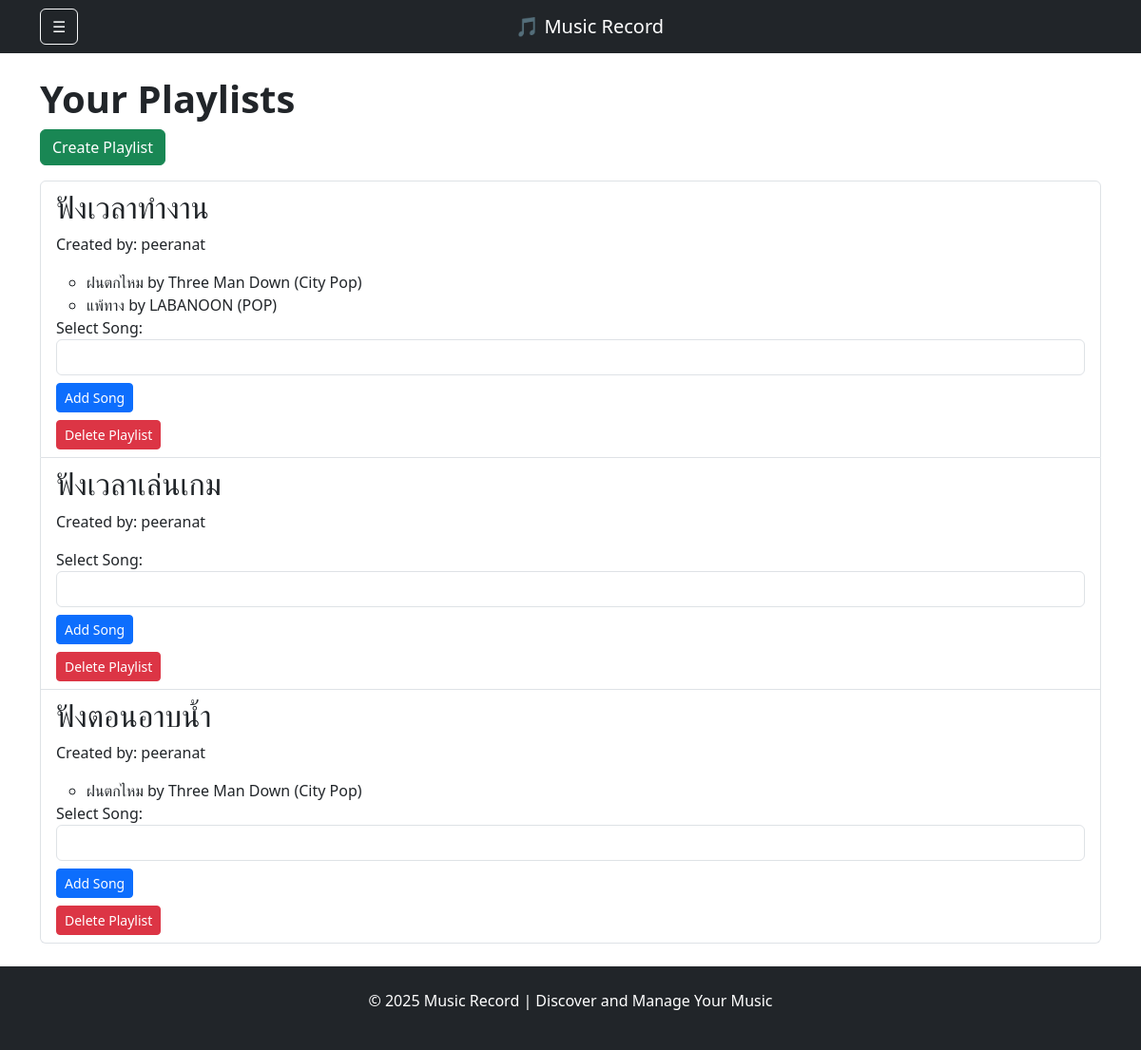
Page /playlists (signed in) on the committed database.
### app/models.py (models this page shows)
class Playlist(db.Model):
    id = db.Column(db.Integer, primary_key=True)
    name = db.Column(db.String(100), nullable=False)
    user_id = db.Column(db.Integer, db.ForeignKey('user.id'), nullable=False)
    songs = db.relationship('Song', secondary=playlist_song, back_populates='playlists')

class User(db.Model, UserMixin):
    id = db.Column(db.Integer, primary_key=True)
    username = db.Column(db.String(50), unique=True, nullable=False)
    password = db.Column(db.String(100), nullable=False)
    favorite_genre = db.Column(db.String(50))  # เพิ่มฟิลด์แนวเพลงที่ชอบ
    playlists = db.relationship('Playlist', backref='user', lazy=True)

class Song(db.Model):
    id = db.Column(db.Integer, primary_key=True)
    title = db.Column(db.String(100), nullable=False)
    artist = db.Column(db.String(100), nullable=False)
    genre = db.Column(db.String(50), nullable=False)
    image_url = db.Column(db.String(255))  # URL รูปภาพของเพลง
    playlists = db.relationship('Playlist', secondary=playlist_song, back_populates='songs')

### app/routes.py (the view)
@playlist_routes.route('/playlists')
@login_required
def playlists():
    playlists = Playlist.query.filter_by(user_id=current_user.id).all()
    return render_template('playlists.html', playlists=playlists)

### app/models.py (called while the page is built)
@login_manager.user_loader
def load_user(user_id):
    return User.query.get(int(user_id))

### app/templates/playlists.html (shortened to what this page needs)
{% extends "base.html" %}
{% block content %}
<h1><strong>Your Playlists</strong></h1>
<a href="{{ url_for('playlist.create_playlist') }}" class="btn btn-success mb-3">Create Playlist</a>
<ul class="list-group">
    {% for playlist in playlists %}
    <li class="list-group-item">
        <h2>{{ playlist.name }}</h2>
        <p>Created by: {{ playlist.user.username }}</p>
        <ul>
            {% for song in playlist.songs %}
            <li>{{ song.title }} by {{ song.artist }} ({{ song.genre }})</li>
            {% endfor %}
        </ul>
        <form action="{{ url_for('playlist.add_to_playlist', playlist_id=playlist.id) }}" method="POST">
            <div class="form-group">
                <label for="song_id">Select Song:</label>
                <select name="song_id" class="form-control">
                </select>
            </div>
            <button type="submit" class="btn btn-primary btn-sm mt-2">Add Song</button>
        </form>
        <form action="{{ url_for('playlist.delete_playlist', playlist_id=playlist.id) }}" method="POST"
            style="display:inline;">
            <button type="submit" class="btn btn-danger btn-sm mt-2">Delete Playlist</button>
        </form>
    </li>
    {% endfor %}
</ul>
{% endblock %}

### rows in the picture
Playlist: name "ฟังเวลาทำงาน", user.username "peeranat"
Song: title "ฝนตกไหม", artist "Three Man Down", genre "City Pop"
Song: title "แพ้ทาง", artist "LABANOON", genre "POP"
Playlist: name "ฟังเวลาเล่นเกม", user.username "peeranat"
Playlist: name "ฟังตอนอาบน้ำ", user.username "peeranat"
